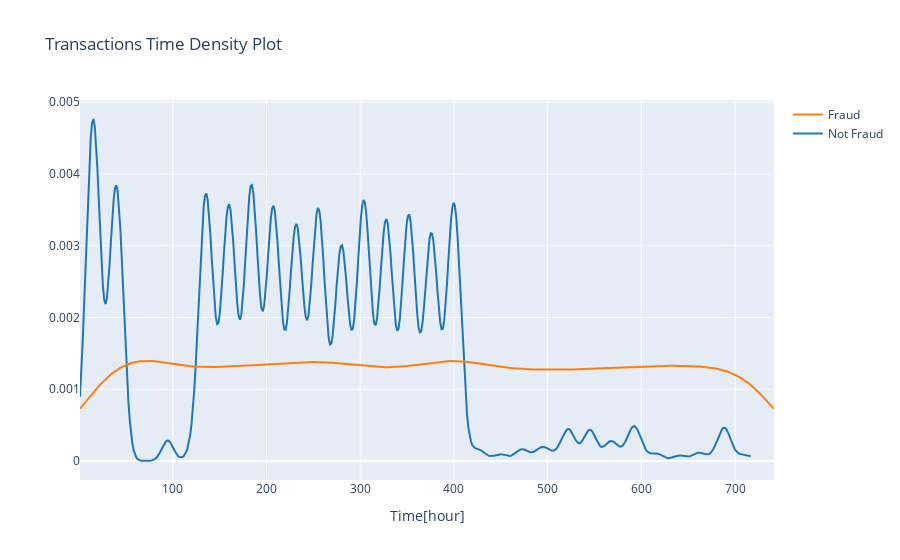

The cell this chart's notebook holds for it:
### Code cell
#Data exploration
class_0 = data_df.loc[data_df['isFraud'] == 0]["step"]
class_1 = data_df.loc[data_df['isFraud'] == 1]["step"]

hist_data = [class_0, class_1]
group_labels = ['Not Fraud', 'Fraud']

fig = ff.create_distplot(hist_data, group_labels, show_hist=False, show_rug=False)
fig['layout'].update(title='Transactions Time Density Plot', xaxis=dict(title='Time[hour]'))
iplot(fig, filename='dist_only')

### Figure 1 — Plotly figure (JSON) as saved in the notebook; plotly's stock layout.template omitted (floating-point values rounded to 4 significant figures; data arrays with more than 128 entries replaced by an {"elided": "..."} marker saying what was removed)
{"data": [{"legendgroup": "Not Fraud", "marker": {"color": "rgb(31, 119, 180)"}, "mode": "lines", "name": "Not Fraud", "showlegend": true, "type": "scatter", "x": {"elided": "500 float values"}, "xaxis": "x", "y": {"elided": "500 float values"}, "yaxis": "y"}, {"legendgroup": "Fraud", "marker": {"color": "rgb(255, 127, 14)"}, "mode": "lines", "name": "Fraud", "showlegend": true, "type": "scatter", "x": {"elided": "500 float values"}, "xaxis": "x", "y": {"elided": "500 float values"}, "yaxis": "y"}], "layout": {"barmode": "overlay", "hovermode": "closest", "legend": {"traceorder": "reversed"}, "title": {"text": "Transactions Time Density Plot"}, "xaxis": {"anchor": "y2", "domain": [0, 1], "title": {"text": "Time[hour]"}, "zeroline": false}, "yaxis": {"anchor": "free", "domain": [0, 1], "position": 0}}}
